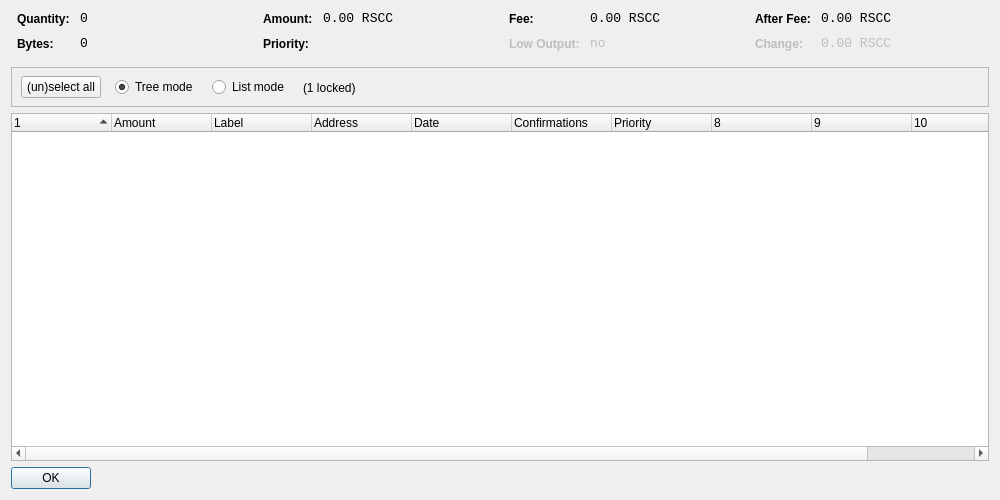
<?xml version="1.0" encoding="UTF-8"?>
<ui version="4.0">
 <class>CoinControlDialog</class>
 <widget class="QDialog" name="CoinControlDialog">
  <property name="geometry">
   <rect>
    <x>0</x>
    <y>0</y>
    <width>1000</width>
    <height>500</height>
   </rect>
  </property>
  <property name="windowTitle">
   <string>Coin Control</string>
  </property>
  <layout class="QVBoxLayout" name="verticalLayout">
   <item>
    <layout class="QHBoxLayout" name="horizontalLayoutTop" stretch="0,0,0,0">
     <property name="topMargin">
      <number>0</number>
     </property>
     <property name="bottomMargin">
      <number>10</number>
     </property>
     <item>
      <layout class="QFormLayout" name="formLayoutCoinControl1">
       <property name="horizontalSpacing">
        <number>10</number>
       </property>
       <property name="verticalSpacing">
        <number>10</number>
       </property>
       <property name="leftMargin">
        <number>6</number>
       </property>
       <property name="rightMargin">
        <number>6</number>
       </property>
       <item row="0" column="0">
        <widget class="QLabel" name="labelCoinControlQuantityText">
         <property name="styleSheet">
          <string notr="true">font-weight:bold;</string>
         </property>
         <property name="text">
          <string>Quantity:</string>
         </property>
        </widget>
       </item>
       <item row="0" column="1">
        <widget class="QLabel" name="labelCoinControlQuantity">
         <property name="font">
          <font>
           <family>Monospace</family>
           <pointsize>10</pointsize>
          </font>
         </property>
         <property name="cursor">
          <cursorShape>IBeamCursor</cursorShape>
         </property>
         <property name="contextMenuPolicy">
          <enum>Qt::ActionsContextMenu</enum>
         </property>
         <property name="text">
          <string notr="true">0</string>
         </property>
         <property name="textInteractionFlags">
          <set>Qt::LinksAccessibleByMouse|Qt::TextSelectableByKeyboard|Qt::TextSelectableByMouse</set>
         </property>
        </widget>
       </item>
       <item row="1" column="0">
        <widget class="QLabel" name="labelCoinControlBytesText">
         <property name="styleSheet">
          <string notr="true">font-weight:bold;</string>
         </property>
         <property name="text">
          <string>Bytes:</string>
         </property>
        </widget>
       </item>
       <item row="1" column="1">
        <widget class="QLabel" name="labelCoinControlBytes">
         <property name="font">
          <font>
           <family>Monospace</family>
           <pointsize>10</pointsize>
          </font>
         </property>
         <property name="cursor">
          <cursorShape>IBeamCursor</cursorShape>
         </property>
         <property name="contextMenuPolicy">
          <enum>Qt::ActionsContextMenu</enum>
         </property>
         <property name="text">
          <string notr="true">0</string>
         </property>
         <property name="textInteractionFlags">
          <set>Qt::LinksAccessibleByMouse|Qt::TextSelectableByKeyboard|Qt::TextSelectableByMouse</set>
         </property>
        </widget>
       </item>
      </layout>
     </item>
     <item>
      <layout class="QFormLayout" name="formLayoutCoinControl2">
       <property name="horizontalSpacing">
        <number>10</number>
       </property>
       <property name="verticalSpacing">
        <number>10</number>
       </property>
       <property name="leftMargin">
        <number>6</number>
       </property>
       <property name="rightMargin">
        <number>6</number>
       </property>
       <item row="0" column="0">
        <widget class="QLabel" name="labelCoinControlAmountText">
         <property name="styleSheet">
          <string notr="true">font-weight:bold;</string>
         </property>
         <property name="text">
          <string>Amount:</string>
         </property>
        </widget>
       </item>
       <item row="0" column="1">
        <widget class="QLabel" name="labelCoinControlAmount">
         <property name="font">
          <font>
           <family>Monospace</family>
           <pointsize>10</pointsize>
          </font>
         </property>
         <property name="cursor">
          <cursorShape>IBeamCursor</cursorShape>
         </property>
         <property name="contextMenuPolicy">
          <enum>Qt::ActionsContextMenu</enum>
         </property>
         <property name="text">
          <string notr="true">0.00 RSCC</string>
         </property>
         <property name="textInteractionFlags">
          <set>Qt::LinksAccessibleByMouse|Qt::TextSelectableByKeyboard|Qt::TextSelectableByMouse</set>
         </property>
        </widget>
       </item>
       <item row="1" column="0">
        <widget class="QLabel" name="labelCoinControlPriorityText">
         <property name="styleSheet">
          <string notr="true">font-weight:bold;</string>
         </property>
         <property name="text">
          <string>Priority:</string>
         </property>
        </widget>
       </item>
       <item row="1" column="1">
        <widget class="QLabel" name="labelCoinControlPriority">
         <property name="font">
          <font>
           <family>Monospace</family>
           <pointsize>10</pointsize>
          </font>
         </property>
         <property name="cursor">
          <cursorShape>IBeamCursor</cursorShape>
         </property>
         <property name="contextMenuPolicy">
          <enum>Qt::ActionsContextMenu</enum>
         </property>
         <property name="text">
          <string/>
         </property>
         <property name="textInteractionFlags">
          <set>Qt::LinksAccessibleByMouse|Qt::TextSelectableByKeyboard|Qt::TextSelectableByMouse</set>
         </property>
        </widget>
       </item>
      </layout>
     </item>
     <item>
      <layout class="QFormLayout" name="formLayoutCoinControl3">
       <property name="horizontalSpacing">
        <number>10</number>
       </property>
       <property name="verticalSpacing">
        <number>10</number>
       </property>
       <property name="leftMargin">
        <number>6</number>
       </property>
       <property name="rightMargin">
        <number>6</number>
       </property>
       <item row="0" column="0">
        <widget class="QLabel" name="labelCoinControlFeeText">
         <property name="styleSheet">
          <string notr="true">font-weight:bold;</string>
         </property>
         <property name="text">
          <string>Fee:</string>
         </property>
        </widget>
       </item>
       <item row="0" column="1">
        <widget class="QLabel" name="labelCoinControlFee">
         <property name="font">
          <font>
           <family>Monospace</family>
           <pointsize>10</pointsize>
          </font>
         </property>
         <property name="cursor">
          <cursorShape>IBeamCursor</cursorShape>
         </property>
         <property name="contextMenuPolicy">
          <enum>Qt::ActionsContextMenu</enum>
         </property>
         <property name="text">
          <string notr="true">0.00 RSCC</string>
         </property>
         <property name="textInteractionFlags">
          <set>Qt::LinksAccessibleByMouse|Qt::TextSelectableByKeyboard|Qt::TextSelectableByMouse</set>
         </property>
        </widget>
       </item>
       <item row="1" column="0">
        <widget class="QLabel" name="labelCoinControlLowOutputText">
         <property name="enabled">
          <bool>false</bool>
         </property>
         <property name="styleSheet">
          <string notr="true">font-weight:bold;</string>
         </property>
         <property name="text">
          <string>Low Output:</string>
         </property>
        </widget>
       </item>
       <item row="1" column="1">
        <widget class="QLabel" name="labelCoinControlLowOutput">
         <property name="enabled">
          <bool>false</bool>
         </property>
         <property name="font">
          <font>
           <family>Monospace</family>
           <pointsize>10</pointsize>
          </font>
         </property>
         <property name="cursor">
          <cursorShape>IBeamCursor</cursorShape>
         </property>
         <property name="contextMenuPolicy">
          <enum>Qt::ActionsContextMenu</enum>
         </property>
         <property name="text">
          <string>no</string>
         </property>
         <property name="textInteractionFlags">
          <set>Qt::LinksAccessibleByMouse|Qt::TextSelectableByKeyboard|Qt::TextSelectableByMouse</set>
         </property>
        </widget>
       </item>
      </layout>
     </item>
     <item>
      <layout class="QFormLayout" name="formLayoutCoinControl4">
       <property name="horizontalSpacing">
        <number>10</number>
       </property>
       <property name="verticalSpacing">
        <number>10</number>
       </property>
       <property name="leftMargin">
        <number>6</number>
       </property>
       <property name="rightMargin">
        <number>6</number>
       </property>
       <item row="0" column="0">
        <widget class="QLabel" name="labelCoinControlAfterFeeText">
         <property name="styleSheet">
          <string notr="true">font-weight:bold;</string>
         </property>
         <property name="text">
          <string>After Fee:</string>
         </property>
        </widget>
       </item>
       <item row="0" column="1">
        <widget class="QLabel" name="labelCoinControlAfterFee">
         <property name="font">
          <font>
           <family>Monospace</family>
           <pointsize>10</pointsize>
          </font>
         </property>
         <property name="cursor">
          <cursorShape>IBeamCursor</cursorShape>
         </property>
         <property name="contextMenuPolicy">
          <enum>Qt::ActionsContextMenu</enum>
         </property>
         <property name="text">
          <string notr="true">0.00 RSCC</string>
         </property>
         <property name="textInteractionFlags">
          <set>Qt::LinksAccessibleByMouse|Qt::TextSelectableByKeyboard|Qt::TextSelectableByMouse</set>
         </property>
        </widget>
       </item>
       <item row="1" column="0">
        <widget class="QLabel" name="labelCoinControlChangeText">
         <property name="enabled">
          <bool>false</bool>
         </property>
         <property name="styleSheet">
          <string notr="true">font-weight:bold;</string>
         </property>
         <property name="text">
          <string>Change:</string>
         </property>
        </widget>
       </item>
       <item row="1" column="1">
        <widget class="QLabel" name="labelCoinControlChange">
         <property name="enabled">
          <bool>false</bool>
         </property>
         <property name="font">
          <font>
           <family>Monospace</family>
           <pointsize>10</pointsize>
          </font>
         </property>
         <property name="cursor">
          <cursorShape>IBeamCursor</cursorShape>
         </property>
         <property name="contextMenuPolicy">
          <enum>Qt::ActionsContextMenu</enum>
         </property>
         <property name="text">
          <string notr="true">0.00 RSCC</string>
         </property>
         <property name="textInteractionFlags">
          <set>Qt::LinksAccessibleByMouse|Qt::TextSelectableByKeyboard|Qt::TextSelectableByMouse</set>
         </property>
        </widget>
       </item>
      </layout>
     </item>
    </layout>
   </item>
   <item>
    <widget class="QFrame" name="frame">
     <property name="minimumSize">
      <size>
       <width>0</width>
       <height>40</height>
      </size>
     </property>
     <property name="frameShape">
      <enum>QFrame::StyledPanel</enum>
     </property>
     <property name="frameShadow">
      <enum>QFrame::Sunken</enum>
     </property>
     <widget class="QWidget" name="horizontalLayoutWidget">
      <property name="geometry">
       <rect>
        <x>10</x>
        <y>0</y>
        <width>781</width>
        <height>41</height>
       </rect>
      </property>
      <layout class="QHBoxLayout" name="horizontalLayoutPanel" stretch="0,0,0,0,0">
       <property name="spacing">
        <number>14</number>
       </property>
       <item>
        <widget class="QPushButton" name="pushButtonSelectAll">
         <property name="sizePolicy">
          <sizepolicy hsizetype="Maximum" vsizetype="Fixed">
           <horstretch>0</horstretch>
           <verstretch>0</verstretch>
          </sizepolicy>
         </property>
         <property name="text">
          <string>(un)select all</string>
         </property>
        </widget>
       </item>
       <item>
        <widget class="QRadioButton" name="radioTreeMode">
         <property name="sizePolicy">
          <sizepolicy hsizetype="Maximum" vsizetype="Fixed">
           <horstretch>0</horstretch>
           <verstretch>0</verstretch>
          </sizepolicy>
         </property>
         <property name="text">
          <string>Tree mode</string>
         </property>
         <property name="checked">
          <bool>true</bool>
         </property>
        </widget>
       </item>
       <item>
        <widget class="QRadioButton" name="radioListMode">
         <property name="sizePolicy">
          <sizepolicy hsizetype="Maximum" vsizetype="Fixed">
           <horstretch>0</horstretch>
           <verstretch>0</verstretch>
          </sizepolicy>
         </property>
         <property name="text">
          <string>List mode</string>
         </property>
        </widget>
       </item>
       <item>
        <widget class="QLabel" name="labelLocked">
         <property name="text">
          <string>(1 locked)</string>
         </property>
        </widget>
       </item>
       <item>
        <spacer name="horizontalSpacer">
         <property name="orientation">
          <enum>Qt::Horizontal</enum>
         </property>
         <property name="sizeHint" stdset="0">
          <size>
           <width>40</width>
           <height>20</height>
          </size>
         </property>
        </spacer>
       </item>
      </layout>
     </widget>
    </widget>
   </item>
   <item>
    <widget class="CoinControlTreeWidget" name="treeWidget">
     <property name="contextMenuPolicy">
      <enum>Qt::CustomContextMenu</enum>
     </property>
     <property name="sortingEnabled">
      <bool>false</bool>
     </property>
     <property name="columnCount">
      <number>11</number>
     </property>
     <attribute name="headerShowSortIndicator" stdset="0">
      <bool>true</bool>
     </attribute>
     <attribute name="headerStretchLastSection">
      <bool>false</bool>
     </attribute>
     <column>
      <property name="text">
       <string/>
      </property>
     </column>
     <column>
      <property name="text">
       <string>Amount</string>
      </property>
     </column>
     <column>
      <property name="text">
       <string notr="true">Label</string>
      </property>
     </column>
     <column>
      <property name="text">
       <string>Address</string>
      </property>
     </column>
     <column>
      <property name="text">
       <string>Date</string>
      </property>
     </column>
     <column>
      <property name="text">
       <string>Confirmations</string>
      </property>
      <property name="toolTip">
       <string>Confirmed</string>
      </property>
     </column>
     <column>
      <property name="text">
       <string>Priority</string>
      </property>
     </column>
     <column>
      <property name="text">
       <string/>
      </property>
     </column>
     <column>
      <property name="text">
       <string/>
      </property>
     </column>
     <column>
      <property name="text">
       <string/>
      </property>
     </column>
     <column>
      <property name="text">
       <string/>
      </property>
     </column>
    </widget>
   </item>
   <item>
    <widget class="QDialogButtonBox" name="buttonBox">
     <property name="sizePolicy">
      <sizepolicy hsizetype="Maximum" vsizetype="Fixed">
       <horstretch>0</horstretch>
       <verstretch>0</verstretch>
      </sizepolicy>
     </property>
     <property name="orientation">
      <enum>Qt::Horizontal</enum>
     </property>
     <property name="standardButtons">
      <set>QDialogButtonBox::Ok</set>
     </property>
    </widget>
   </item>
  </layout>
 </widget>
 <customwidgets>
  <customwidget>
   <class>CoinControlTreeWidget</class>
   <extends>QTreeWidget</extends>
   <header>coincontroltreewidget.h</header>
  </customwidget>
 </customwidgets>
 <resources/>
 <connections/>
</ui>
